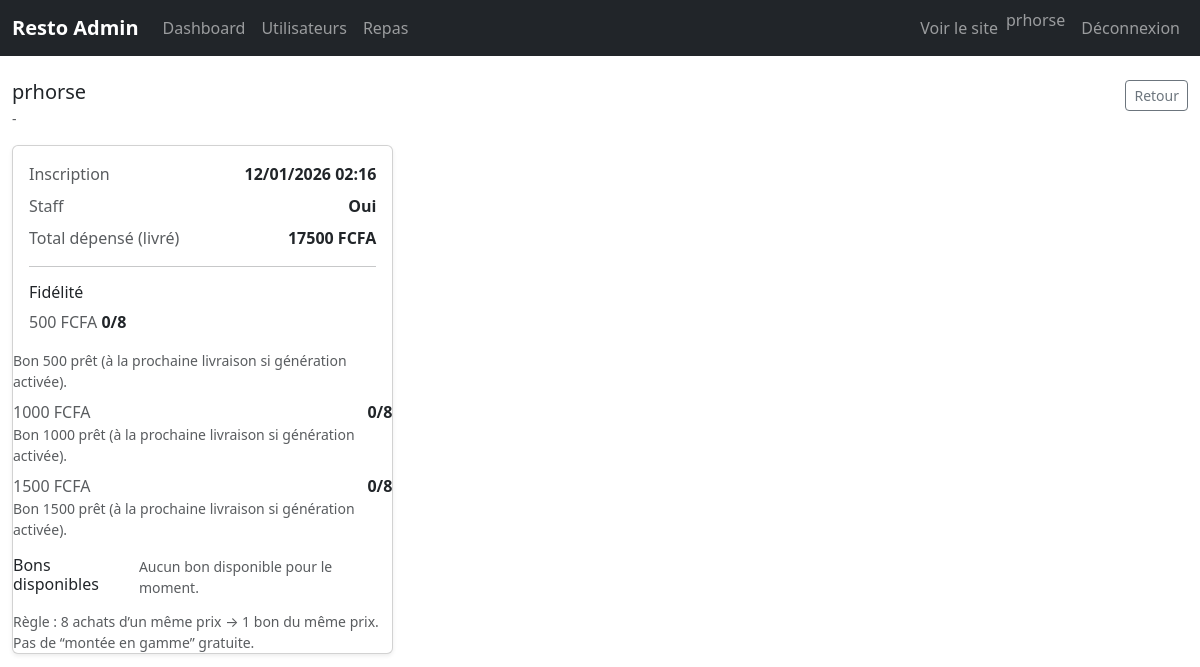
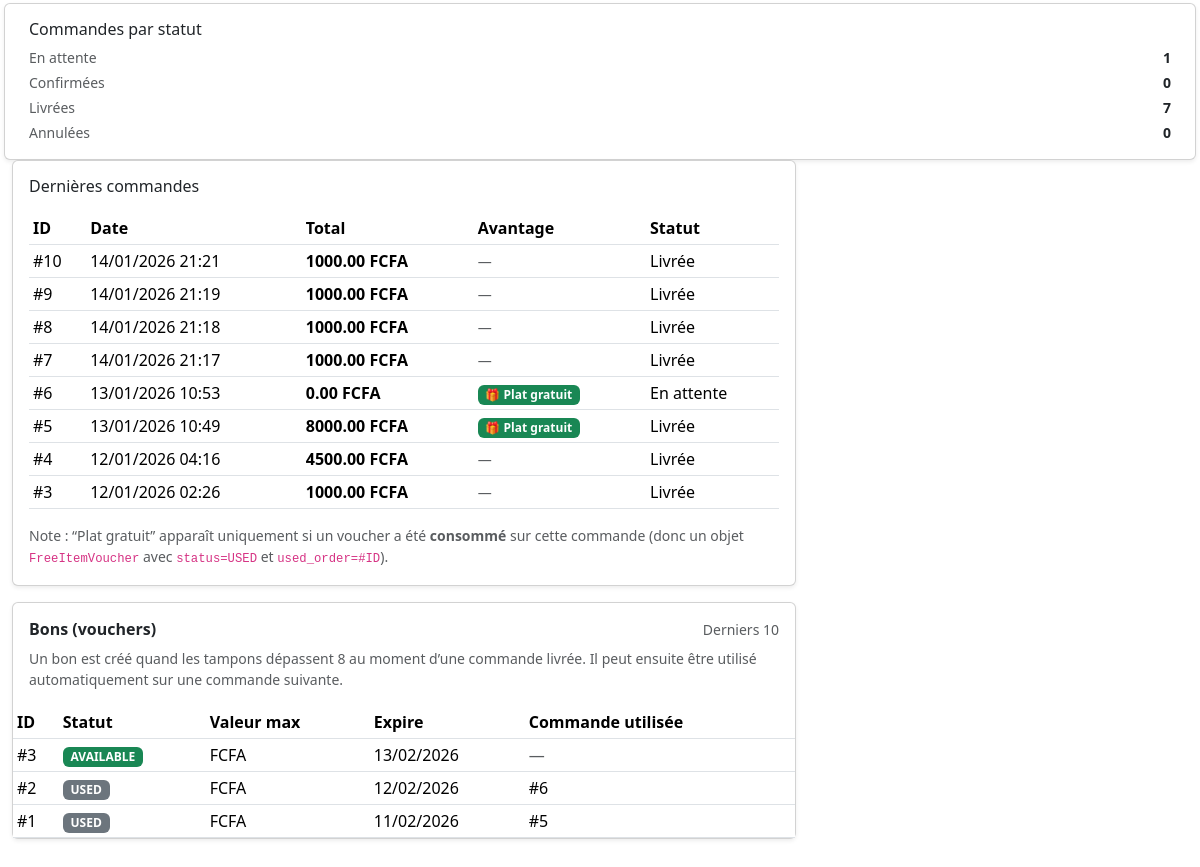
/staff/users/5/ (signed in), run on an earlier commit of the app's database (2 pictures, top to bottom).
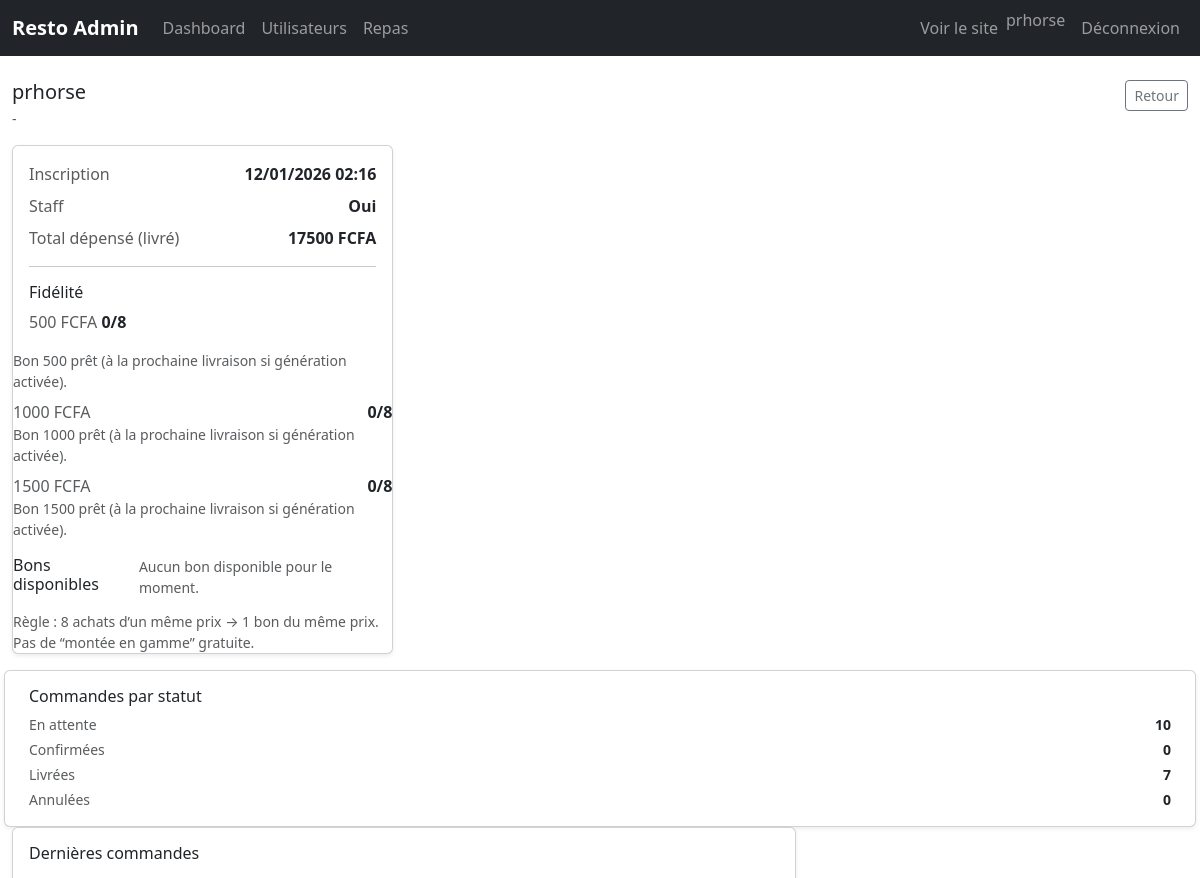
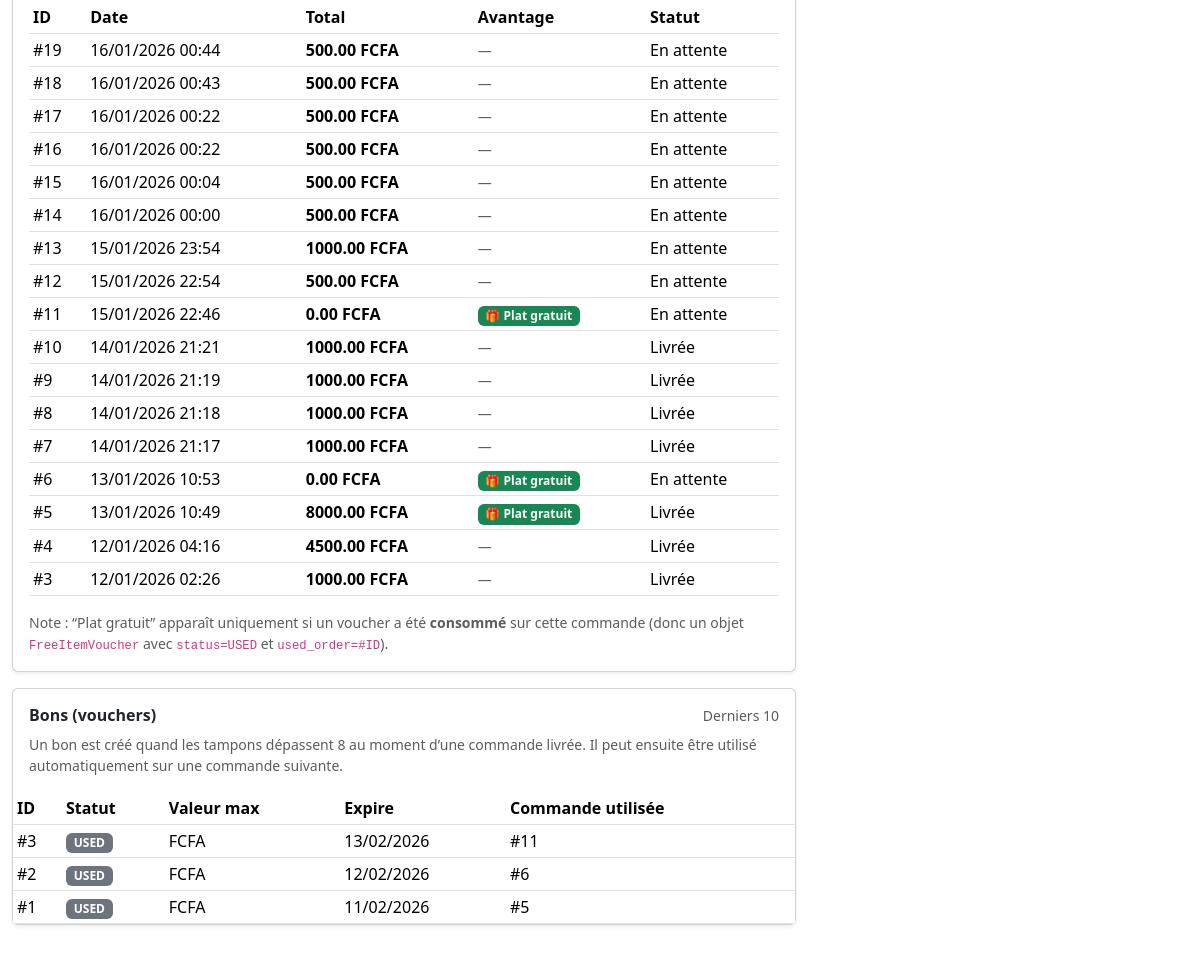
And on a later commit of the database (2 pictures, top to bottom).
### orders/models.py (models this page shows, shortened)
class Order(models.Model):
    STATUS_CHOICES = (
        ("pending", "En attente"),
        ("confirmed", "Confirmée"),
        ("canceled", "Annulée"),
        ("delivered", "Livrée"),
    )
    user = models.ForeignKey(
        settings.AUTH_USER_MODEL,
        on_delete=models.CASCADE,
        null=True, blank=True,
        related_name="orders",
    )
    created_at = models.DateTimeField(auto_now_add=True)
    customer_name = models.CharField(max_length=150)
    phone = models.CharField(max_length=20)
    address = models.TextField(blank=True, default="")
    address_detail = models.CharField(max_length=255, blank=True, default="")
    subtotal = models.DecimalField(max_digits=10, decimal_places=2, default=Decimal("0.00"))
    discount_total = models.DecimalField(max_digits=10, decimal_places=2, default=Decimal("0.00"))
    total = models.DecimalField(max_digits=10, decimal_places=2, default=Decimal("0.00"))
    promo_code = models.CharField(max_length=32, null=True, blank=True)
    status = models.CharField(max_length=20, choices=STATUS_CHOICES, default="pending")

### marketing/models.py (models this page shows)
class FreeItemVoucher(models.Model):
    class Status(models.TextChoices):
        AVAILABLE = "AVAILABLE", "Available"
        USED = "USED", "Used"
        EXPIRED = "EXPIRED", "Expired"
    user = models.ForeignKey(User, on_delete=models.CASCADE, related_name="free_vouchers")
    tier_value = models.PositiveIntegerField(default=500) #stamps=f()
    expires_at = models.DateTimeField()
    status = models.CharField(max_length=12, choices=Status.choices, default=Status.AVAILABLE)
    used_order = models.ForeignKey(
        "orders.Order", on_delete=models.SET_NULL,
        null=True, blank=True, related_name="used_vouchers"
    )
    created_at = models.DateTimeField(auto_now_add=True)
    class Meta:
        indexes = [models.Index(fields=["user", "status", "expires_at"])]

### staff/views.py (the view)
# urls.py: path("users/<int:user_id>/", views.admin_user_detail, name="admin_user_detail"),
@staff_member_required
def admin_user_detail(request, user_id: int):
    User = get_user_model()
    u = get_object_or_404(User, id=user_id)
    orders = (
        Order.objects
        .filter(user=u)
        .prefetch_related("items", "used_vouchers")  # FreeItemVoucher.used_order related_name="used_vouchers"
        .order_by("-created_at")[:50]
    )
    counts = (
        Order.objects.filter(user=u)
        .values("status")
        .annotate(n=Count("id"))
    )
    counts_map = {x["status"]: x["n"] for x in counts}
    total_spent = (
        Order.objects
        .filter(user=u, status="delivered")
        .aggregate(s=Sum("total"))["s"] or 0
    )
    loyalty, _ = LoyaltyAccount.objects.get_or_create(user=u)
    vouchers_available = (
        FreeItemVoucher.objects.filter(
            user=u,
            status=FreeItemVoucher.Status.AVAILABLE,
            expires_at__gt=timezone.now()
        ).count()
    )
    vouchers_list = (
        FreeItemVoucher.objects
        .filter(user=u)
        .order_by("-created_at")[:10]
    )
    def need_to_next(n: int) -> int:
        r = n % 8
        return 0 if r == 0 else (8 - r)
    next_500 = need_to_next(loyalty.count_500)
    next_1000 = need_to_next(loyalty.count_1000)
    next_1500 = need_to_next(loyalty.count_1500)
    return render(request, "admin/user_detail.html", {
        "u": u,
        "orders": orders,
        "counts": {
            "pending": counts_map.get("pending", 0),
            "confirmed": counts_map.get("confirmed", 0),
            "delivered": counts_map.get("delivered", 0),
            "canceled": counts_map.get("canceled", 0),
        },
        "total_spent": total_spent,
        "c500": loyalty.count_500,
        "c1000": loyalty.count_1000,
        "c1500": loyalty.count_1500,
        "next_500": next_500,
        "next_1000": next_1000,
        "next_1500": next_1500,
        "vouchers": vouchers_list,
        "free_vouchers": vouchers_available,
    })

### orders/context_processors.py (called while the page is built)
def cart(request):
    return {"cart": Cart(request)}

### staff/templates/admin/user_detail.html (shortened to what this page needs)
{% extends "admin/base_admin.html" %}
{% block content %}
<div class="d-flex justify-content-between align-items-start mb-3">
  <div>
    <h1 class="h5 mb-1">{{ u.username }}</h1>
    <div class="text-muted small">{{ u.email|default:"-" }}</div>
  </div>
  <a class="btn btn-sm btn-outline-secondary" href="{% url 'staff:admin_user_list' %}">
    Retour
  </a>
</div>
<div class="row g-3">
  <div class="col-lg-4">
    <div class="card shadow-sm">
      <div class="card-body">
        <div class="d-flex justify-content-between mb-2">
          <span class="text-muted">Inscription</span>
          <span class="fw-semibold">{{ u.date_joined|date:"d/m/Y H:i" }}</span>
        </div>
        <div class="d-flex justify-content-between mb-2">
          <span class="text-muted">Staff</span>
          <span class="fw-semibold">{% if u.is_staff %}Oui{% else %}Non{% endif %}</span>
        </div>
        <div class="d-flex justify-content-between mb-2">
          <span class="text-muted">Total dépensé (livré)</span>
          <span class="fw-semibold">{{ total_spent }} FCFA</span>
        </div>
        <hr class="my-3">
        <h2 class="h6 mb-2">Fidélité</h2>
        <span class="text-muted">500 FCFA</span>
        <span class="fw-semibold">{{ c500|default:0 }}/8</span>
      </div>
      {% if next_500 > 0 %}
        <div class="text-muted small mb-2">Prochain bon 500 dans {{ next_500 }} plat(s).</div>
      {% else %}
        <div class="text-muted small mb-2">Bon 500 prêt (à la prochaine livraison si génération activée).</div>
      {% endif %}
      <div class="d-flex justify-content-between">
        <span class="text-muted">1000 FCFA</span>
        <span class="fw-semibold">{{ c1000|default:0 }}/8</span>
      </div>
      {% if next_1000 > 0 %}
        <div class="text-muted small mb-2">Prochain bon 1000 dans {{ next_1000 }} plat(s).</div>
      {% else %}
        <div class="text-muted small mb-2">Bon 1000 prêt (à la prochaine livraison si génération activée).</div>
      {% endif %}
      <div class="d-flex justify-content-between">
        <span class="text-muted">1500 FCFA</span>
        <span class="fw-semibold">{{ c1500|default:0 }}/8</span>
      </div>
      {% if next_1500 > 0 %}
        <div class="text-muted small mb-2">Prochain bon 1500 dans {{ next_1500 }} plat(s).</div>
      {% else %}
        <div class="text-muted small mb-2">Bon 1500 prêt (à la prochaine livraison si génération activée).</div>
      {% endif %}
      <div class="d-flex justify-content-between mt-2">
       <h3 class="h6 mb-2">Bons disponibles</h3>
        {% if vouchers_available and vouchers_available|length > 0 %}
          <div class="mb-2">
            <div class="fw-semibold">500 FCFA</div>
            {% if v500|length > 0 %}
              <ul class="small mb-2">
                {% for v in v500 %}
                  <li>
                    Bon #{{ v.id }} — expire le {{ v.expires_at|date:"d/m/Y" }}
                  </li>
                {% endfor %}
              </ul>
            {% else %}
              <div class="text-muted small mb-2">Aucun bon 500.</div>
            {% endif %}
            <div class="fw-semibold">1000 FCFA</div>
            {% if v1000|length > 0 %}
              <ul class="small mb-2">
                {% for v in v1000 %}
                  <li>
                    Bon #{{ v.id }} — expire le {{ v.expires_at|date:"d/m/Y" }}
                  </li>
                {% endfor %}
              </ul>
            {% else %}
              <div class="text-muted small mb-2">Aucun bon 1000.</div>
            {% endif %}
            <div class="fw-semibold">1500 FCFA</div>
            {% if v1500|length > 0 %}
              <ul class="small mb-0">
                {% for v in v1500 %}
                  <li>
                    Bon #{{ v.id }} — expire le {{ v.expires_at|date:"d/m/Y" }}
                  </li>
                {% endfor %}
              </ul>
            {% else %}
              <div class="text-muted small">Aucun bon 1500.</div>
            {% endif %}
          </div>
          <div class="text-muted small">
            Règle : un bon 500/1000/1500 s’applique uniquement sur un plat du même prix.
            Le système utilise automatiquement le bon qui expire le plus tôt et qui correspond à ton panier.
          </div>
        {% else %}
          <div class="text-muted small">
            Aucun bon disponible pour le moment.
          </div>
        {% endif %}
      </div>
      <div class="text-muted small mt-2">
        Règle : 8 achats d’un même prix → 1 bon du même prix. Pas de “montée en gamme” gratuite.
      </div>
      </div>
    </div>
    <div class="card shadow-sm mt-3">
      <div class="card-body">
        <h2 class="h6 mb-2">Commandes par statut</h2>
        <div class="d-flex justify-content-between small mb-1">
          <span class="text-muted">En attente</span>
          <span class="fw-semibold">{{ counts.pending|default:0 }}</span>
        </div>
        <div class="d-flex justify-content-between small mb-1">
          <span class="text-muted">Confirmées</span>
          <span class="fw-semibold">{{ counts.confirmed|default:0 }}</span>
        </div>
        <div class="d-flex justify-content-between small mb-1">
          <span class="text-muted">Livrées</span>
          <span class="fw-semibold">{{ counts.delivered|default:0 }}</span>
        </div>
        <div class="d-flex justify-content-between small">
          <span class="text-muted">Annulées</span>
          <span class="fw-semibold">{{ counts.canceled|default:0 }}</span>
        </div>
      </div>
    </div>
  </div>
  <div class="col-lg-8">
    <div class="card shadow-sm">
      <div class="card-body">
        <h2 class="h6 mb-3">Dernières commandes</h2>
        <div class="table-responsive">
          <table class="table table-sm align-middle mb-0">
            <thead>
              <tr>
                <th>ID</th>
                <th>Date</th>
                <th>Total</th>
                <th>Avantage</th>
                <th>Statut</th>
              </tr>
            </thead>
            <tbody>
              {% for o in orders %}
                <tr>
                  <td>#{{ o.id }}</td>
                  <td>{{ o.created_at|date:"d/m/Y H:i" }}</td>
                  <td class="fw-semibold">{{ o.total }} FCFA</td>
                  <td>
                    {% if o.used_vouchers.all|length > 0 %}
                      <span class="badge bg-success">🎁 Plat gratuit</span>
                    {% elif o.promo_code %}
                      <span class="badge bg-info text-dark">🏷️ Promo</span>
                    {% else %}
                      <span class="text-muted small">—</span>
                    {% endif %}
                  </td>
                  <td>{{ o.get_status_display }}</td>
                </tr>
              {% empty %}
                <tr>
                  <td colspan="5" class="text-center text-muted py-3">
                    Aucune commande.
                  </td>
                </tr>
              {% endfor %}
            </tbody>
          </table>
        </div>
        <div class="text-muted small mt-3">
          Note : “Plat gratuit” apparaît uniquement si un voucher a été <strong>consommé</strong> sur cette commande
          (donc un objet <code>FreeItemVoucher</code> avec <code>status=USED</code> et <code>used_order=#ID</code>).
        </div>
      </div>
    </div>
    <div class="card shadow-sm mt-3">
      <div class="card-body">
        <div class="d-flex justify-content-between align-items-center">
          <h3 class="h6 fw-bold mb-0">Bons (vouchers)</h3>
          <span class="text-muted small">Derniers 10</span>
        </div>
        <div class="text-muted small mt-2">
          Un bon est créé quand les tampons dépassent 8 au moment d’une commande livrée.
          Il peut ensuite être utilisé automatiquement sur une commande suivante.
        </div>
      </div>
      <div class="table-responsive">
        <table class="table table-sm mb-0 align-middle">
          <thead>
            <tr>
              <th>ID</th>
              <th>Statut</th>
              <th>Valeur max</th>
              <th>Expire</th>
              <th>Commande utilisée</th>
            </tr>
          </thead>
          <tbody>
            {% for v in vouchers %}
              <tr>
                <td>#{{ v.id }}</td>
                <td>
                  {% if v.status == "AVAILABLE" %}
                    <span class="badge bg-success">AVAILABLE</span>
                  {% elif v.status == "USED" %}
                    <span class="badge bg-secondary">USED</span>
                  {% elif v.status == "EXPIRED" %}
                    <span class="badge bg-danger">EXPIRED</span>
                  {% else %}
                    <span class="badge bg-dark">{{ v.status }}</span>
                  {% endif %}
                </td>
                <td>{{ v.max_tier_value }} FCFA</td>
                <td>{{ v.expires_at|date:"d/m/Y" }}</td>
                <td>
                  {% if v.used_order %}
                    #{{ v.used_order.id }}
                  {% else %}
                    <span class="text-muted">—</span>
                  {% endif %}
                </td>
              </tr>
            {% empty %}
              <tr>
                <td colspan="5" class="text-center text-muted py-3">
                  Aucun voucher.
                </td>
              </tr>
            {% endfor %}
          </tbody>
        </table>
      </div>
    </div>
  </div>
</div>
{% endblock %}

### staff/templates/admin/base_admin.html (shortened to what this page needs)
{% load static %}
<!DOCTYPE html>
<html lang="fr">
<head>
  <link href="https://cdn.jsdelivr.net/npm/bootstrap@5.3.3/dist/css/bootstrap.min.css" rel="stylesheet">
</head>
<body>
<nav class="navbar navbar-expand-lg navbar-dark bg-dark mb-4">
  <div class="container-fluid">
    <a class="navbar-brand fw-bold" href="{% url 'staff:admin_dashboard' %}">Resto Admin</a>
    <div class="collapse navbar-collapse" id="adminNav">
      <ul class="navbar-nav me-auto">
        <li class="nav-item"><a class="nav-link" href="{% url 'staff:admin_dashboard' %}">Dashboard</a></li>
        <li class="nav-item"><a class="nav-link" href="{% url 'staff:admin_user_list' %}">Utilisateurs</a></li>
        <li class="nav-item"><a class="nav-link" href="{% url 'staff:meal_list' %}">Repas</a></li>
      </ul>
      <ul class="navbar-nav ms-auto">
        <li class="nav-item">
          <a class="nav-link" href="{% url 'shop:meal_list' %}" target="_blank">Voir le site</a>
        </li>
        {% if user.is_authenticated %}
          <li class="nav-item"><span class="navbar-text me-2">{{ user.username }}</span></li>
          <li class="nav-item">
            <a class="nav-link" href="{% url 'comptes:logout' %}?next={% url 'staff:admin_dashboard' %}">Déconnexion</a>
          </li>
        {% endif %}
      </ul>
    </div>
  </div>
</nav>
<div class="container-fluid mb-5">
  {% block content %}{% endblock %}
</body>
</html>

What changed in the data, as far as the page shows it:
added Order: id "19", created_at "16/01/2026 00:44", total "500.00", status "En attente"
added Order: id "18", created_at "16/01/2026 00:43", total "500.00", status "En attente"
added Order: id "17", created_at "16/01/2026 00:22", total "500.00", status "En attente"
added Order: id "16", created_at "16/01/2026 00:22", total "500.00", status "En attente"
added Order: id "15", created_at "16/01/2026 00:04", total "500.00", status "En attente"
added Order: id "14", created_at "16/01/2026 00:00", total "500.00", status "En attente"
added Order: id "13", created_at "15/01/2026 23:54", total "1000.00", status "En attente"
added Order: id "12", created_at "15/01/2026 22:54", total "500.00", status "En attente"
added Order: id "11", created_at "15/01/2026 22:46", total "0.00", shows "🎁 Plat gratuit", status "En attente"
changed FreeItemVoucher id 3: used_order.id (not shown) → "11"; status "AVAILABLE" → "USED"; used_order_id "—" → "#"
Also different on the page:
{{ counts.pending|default:0 }}: "1" → "10"
